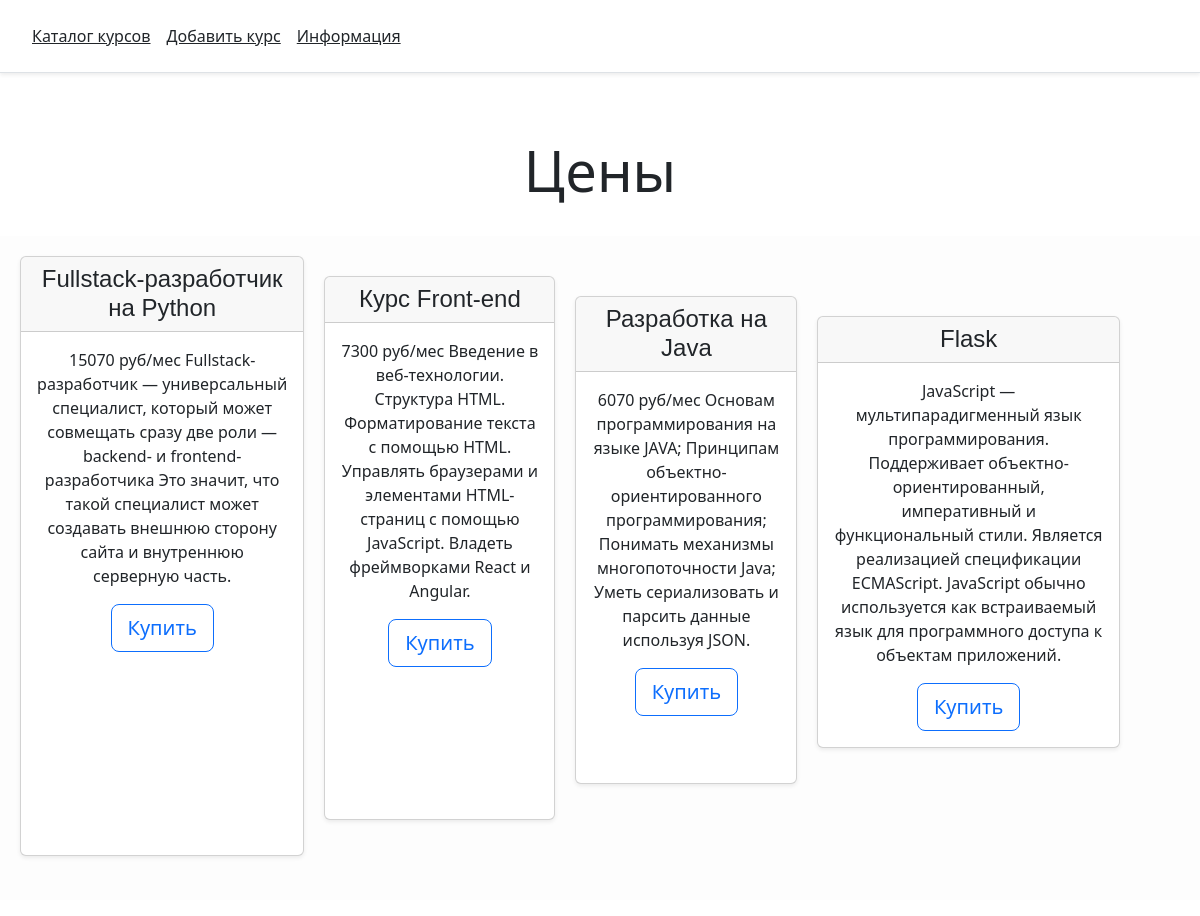
/catalog, run on the app's committed database.
### tables this page shows
CREATE TABLE cours(
id INTEGER PRIMARY KEY AUTOINCREMENT,
title TEXT NOT NULL,
text TEXT NOT NULL,
url TEXT NOT NULL,
time INTEGER NOT NULL
);

### kode.py (the view)
@app.route("/")
@app.route("/catalog")
def catalog():
    db = get_db()
    dbase = CDataBase(db)
    return render_template('catalog.html', title="Каталог курсов", menu=dbase.get_menu(), courses=dbase.get_cours_anonce())

### CDataBase.py (called while the page is built)
    def get_menu(self):
        sql = "SELECT * FROM mymenu"
        try:
            self.__cur.execute(sql)
            res = self.__cur.fetchall()
            if res:
                return res
        except IOError:
            print("Ошибка чтения из БД")
        return []

    def get_cours_anonce(self):
        try:
            self.__cur.execute("SELECT id, title, text, url FROM cours ORDER BY time DESC")
            res = self.__cur.fetchall()
            if res:
                return res
        except sqlite3.Error as e:
            print("Ошибка получения курса из бд:", e)
        return []

### kode.py (called while the page is built)
def connect_db():
    con = sqlite3.connect(app.config['DATABASE'])
    con.row_factory = sqlite3.Row
    return con

def get_db():
    if not hasattr(g, 'link_db'):
        g.link_db = connect_db()
    return g.link_db

### templates/catalog.html (shortened to what this page needs)
{%extends 'bs.html'%}
{%block content%}
<div class="pricing-header px-3 py-3 pt-md-5 pb-md-4 mx-auto text-center">
  <h1 class="display-4">Цены</h1>
</div>
<div class="conteiner">
  {%for c in courses%}
  <div class="card-deck mb-3 text-center">
    <div class="card mb-4 shadow-sm">
      <div class="card-header">
        <h4 class="my-0 font-weight-normal">{{c.title}}</h4>
      </div>
      <div class="card-body">
        <div class="list-text">
          <p>{{c.text}}</p>
        </div>
        <button type="button" class="btn btn-lg btn-block btn-outline-primary">Купить</button>
      </div>
    </div>
    {%endfor%}
    </div>
</div>
{%endblock%}

### templates/bs.html (shortened to what this page needs)
<!DOCTYPE html>
<html lang="en">
<head>
    <link rel="stylesheet" href="{{url_for('static', filename='css/stl.css')}}">
    <link href="https://cdn.jsdelivr.net/npm/bootstrap@5.3.2/dist/css/bootstrap.min.css" rel="stylesheet">
    </head>
<body>
    <div class="d-flex flex-column flex-md-row align-items-center p-3 px-md-4 mb-3 bg-white border-bottom shadow-sm">
        <nav class="my-2 my-md-0 mr-md-3">
            <a class="p-2 text-dark" href="/">Каталог курсов</a>
            <a class="p-2 text-dark" href="/cours">Добавить курс</a>
            <a class="p-2 text-dark" href="/info">Информация</a>
        </nav>
    </div>
{%block content%}
{%endblock%}
</body>
</html>

### static/css/stl.css (style rules this page uses)
nav { display: flex; align-items: center; }
.conteiner { justify-content: space-around; list-style: none; background: rgb(253, 253, 253); padding: 0 px; margin-top: 0%; }
.card-deck { display: flex; justify-content: space-around; padding: 20px; margin-top: 0%; text-align: center; }
.pricing-header { text-align: center; padding: 20px; }
.card-header { font-weight: normal; font-family: Arial, Helvetica, sans-serif; background: rgb(12, 25, 49); color: #f9f9f9; }

### data on the page
cours: title "Fullstack-разработчик на Python", text "15070 руб/мес Fullstack-разработчик — универсальный специалист, который может совмещать сразу две роли — backend- и frontend-разработчика Это значит, что такой специалист может создавать внешнюю сторону сайта и внутреннюю серверную часть."
cours: title "Курс Front-end", text "7300 руб/мес Введение в веб-технологии. Структура HTML. Форматирование текста с помощью HTML. Управлять браузерами и элементами HTML-страниц с помощью JavaScript. Владеть фреймворками React и Angular."
cours: title "Разработка на Java", text "6070 руб/мес Основам программирования на языке JAVA; Принципам объектно-ориентированного программирования; Понимать механизмы многопоточности Java; Уметь сериализовать и парсить данные используя JSON."
cours: title "Flask", text "JavaScript — мультипарадигменный язык программирования. Поддерживает объектно-ориентированный, императивный и функциональный стили. Является реализацией спецификации ECMAScript. JavaScript обычно используется как встраиваемый язык для программного доступа к объектам приложений."
